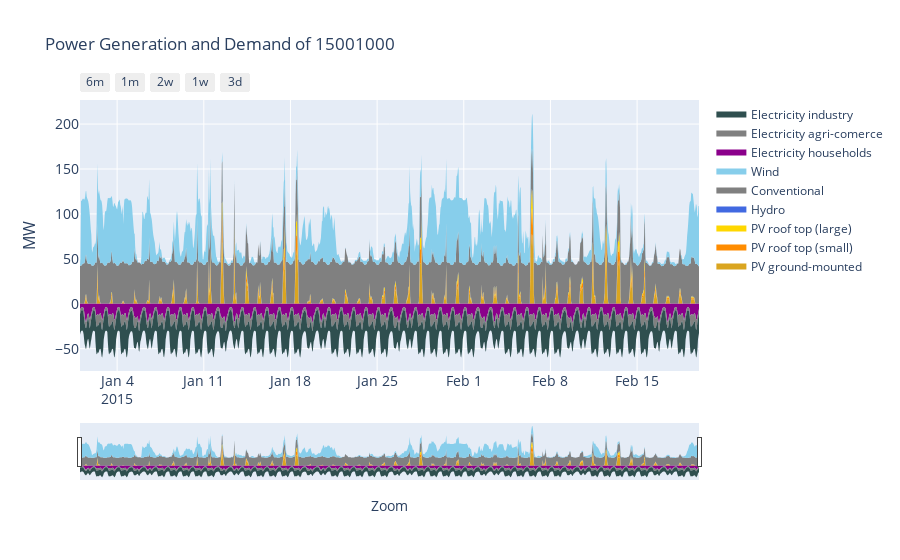

Write notebook code for a chart like this one.
### Code cell
start = pd.to_datetime('2015-01-01 00:00:00')
end = pd.to_datetime('2015-02-20 00:00:00')

plot_timeseries(regions_scns[scenario], kind='el', ags=15001000, start=start, end=end)

### Figure 1 — Plotly figure (JSON) as saved in the notebook; plotly's stock layout.template omitted (floating-point values rounded to 4 significant figures; data arrays with more than 128 entries replaced by an {"elided": "..."} marker saying what was removed)
{"data": [{"fill": "tonexty", "fillcolor": "goldenrod", "mode": "none", "name": "PV ground-mounted", "stackgroup": "one", "type": "scatter", "x": {"elided": "1201 str values"}, "y": {"elided": "1201 float values"}}, {"fill": "tonexty", "fillcolor": "darkorange", "mode": "none", "name": "PV roof top (small)", "stackgroup": "one", "type": "scatter", "x": {"elided": "1201 str values"}, "y": {"elided": "1201 float values"}}, {"fill": "tonexty", "fillcolor": "gold", "mode": "none", "name": "PV roof top (large)", "stackgroup": "one", "type": "scatter", "x": {"elided": "1201 str values"}, "y": {"elided": "1201 float values"}}, {"fill": "tonexty", "fillcolor": "royalblue", "mode": "none", "name": "Hydro", "stackgroup": "one", "type": "scatter", "x": {"elided": "1201 str values"}, "y": {"elided": "1201 float values"}}, {"fill": "tonexty", "fillcolor": "grey", "mode": "none", "name": "Conventional", "stackgroup": "one", "type": "scatter", "x": {"elided": "1201 str values"}, "y": {"elided": "1201 float values"}}, {"fill": "tonexty", "fillcolor": "skyblue", "mode": "none", "name": "Wind", "stackgroup": "one", "type": "scatter", "x": {"elided": "1201 str values"}, "y": {"elided": "1201 float values"}}, {"fill": "tonexty", "fillcolor": "darkmagenta", "mode": "none", "name": "Electricity households", "stackgroup": "two", "type": "scatter", "x": {"elided": "1201 str values"}, "y": {"elided": "1201 float values"}}, {"fill": "tonexty", "fillcolor": "gray", "mode": "none", "name": "Electricity agri-comerce", "stackgroup": "two", "type": "scatter", "x": {"elided": "1201 str values"}, "y": {"elided": "1201 float values"}}, {"fill": "tonexty", "fillcolor": "darkslategray", "mode": "none", "name": "Electricity industry", "stackgroup": "two", "type": "scatter", "x": {"elided": "1201 str values"}, "y": {"elided": "1201 float values"}}], "layout": {"autosize": true, "title": {"text": "Power Generation and Demand of 15001000"}, "xaxis": {"rangeselector": {"buttons": [{"count": 6, "label": "6m", "step": "month", "stepmode": "backward"}, {"count": 1, "label": "1m", "step": "month", "stepmode": "backward"}, {"count": 14, "label": "2w", "step": "day", "stepmode": "backward"}, {"count": 7, "label": "1w", "step": "day", "stepmode": "backward"}, {"count": 3, "label": "3d", "step": "day", "stepmode": "backward"}]}, "rangeslider": {"visible": true}, "tickfont": {"size": 14}, "title": {"text": "Zoom"}}, "yaxis": {"tickfont": {"size": 14}, "title": {"font": {"size": 16}, "text": "MW"}}}}
